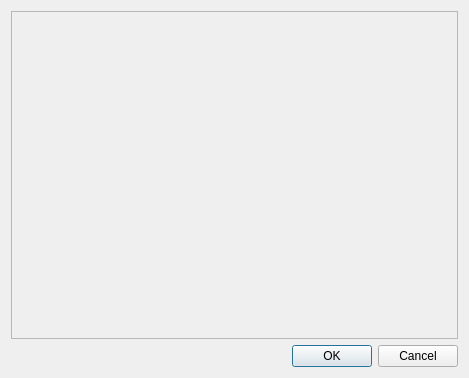
<?xml version="1.0" encoding="UTF-8"?>
<ui version="4.0">
 <class>TrenTakePutParamsDialog</class>
 <widget class="QDialog" name="TrenTakePutParamsDialog">
  <property name="geometry">
   <rect>
    <x>0</x>
    <y>0</y>
    <width>469</width>
    <height>378</height>
   </rect>
  </property>
  <property name="windowTitle">
   <string>Dialog</string>
  </property>
  <layout class="QVBoxLayout" name="verticalLayout">
   <item>
    <widget class="QFrame" name="frame">
     <property name="frameShape">
      <enum>QFrame::StyledPanel</enum>
     </property>
     <property name="frameShadow">
      <enum>QFrame::Raised</enum>
     </property>
    </widget>
   </item>
   <item>
    <widget class="QDialogButtonBox" name="buttonBox">
     <property name="orientation">
      <enum>Qt::Horizontal</enum>
     </property>
     <property name="standardButtons">
      <set>QDialogButtonBox::Cancel|QDialogButtonBox::Ok</set>
     </property>
    </widget>
   </item>
  </layout>
 </widget>
 <resources/>
 <connections>
  <connection>
   <sender>buttonBox</sender>
   <signal>accepted()</signal>
   <receiver>TrenTakePutParamsDialog</receiver>
   <slot>accept()</slot>
   <hints>
    <hint type="sourcelabel">
     <x>248</x>
     <y>254</y>
    </hint>
    <hint type="destinationlabel">
     <x>157</x>
     <y>274</y>
    </hint>
   </hints>
  </connection>
  <connection>
   <sender>buttonBox</sender>
   <signal>rejected()</signal>
   <receiver>TrenTakePutParamsDialog</receiver>
   <slot>reject()</slot>
   <hints>
    <hint type="sourcelabel">
     <x>316</x>
     <y>260</y>
    </hint>
    <hint type="destinationlabel">
     <x>286</x>
     <y>274</y>
    </hint>
   </hints>
  </connection>
 </connections>
</ui>
